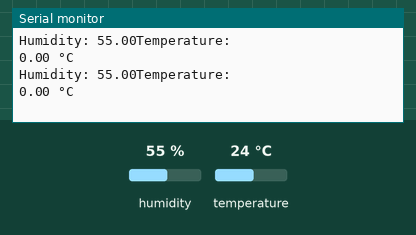
This sketch was run on a simulated Arduino Uno, built with avr-gcc and run on an emulated ATmega328P. On the bench: the last lines printed to the serial monitor. Inputs (shaded band) come from the test bench; at power-on: humidity 55 %, temperature 24 °C.

Above: at 2.8 s.
2.9 s: humidity set to 22 %
At 4.9 s:
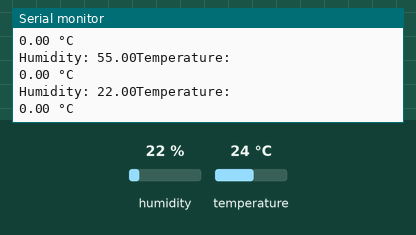
5.6 s: humidity set to 40 %
At 7.3 s:
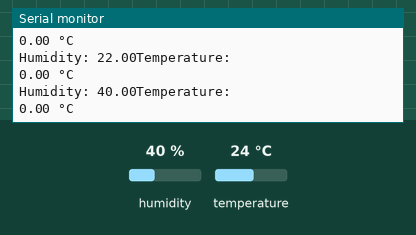
Timing chart, 0 to 8.8 s (numbered marks = the images above; inputs shaded):
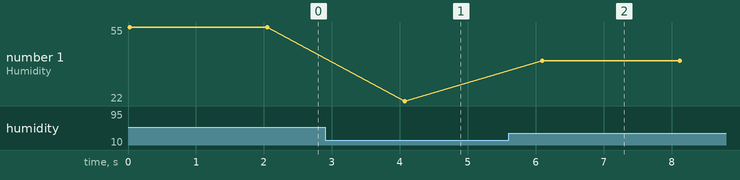

Measured:
- after the input at 2.9 s, the serial monitor: prints a new line after 1.2 s (image 1)
- after the input at 5.6 s, the serial monitor: prints a new line after 0.50 s (image 2)
- plotted number 1: 55 → 22 after the input at 2.9 s, 22 → 40 after the input at 5.6 s

The sketch:

dht.ino
```cpp
#include <DHT.h>

#define DHTPIN 7
#define DHTTYPE DHT11

DHT dht(DHTPIN, DHTTYPE);

void setup() {
  Serial.begin(9600);
  dht.begin();
}

void loop() {
  float h = dht.readHumidity();
  float t = dht.readTemperaturrre();

  if (isnan(h) || isnan(t)) {
    Serial.println("Failed to reaad from DHT sensor!");
    return;
  }

  Serial.print("Humidity: ");
  Serial.print(h);
  Serial.println("Temperature: ");
  Serial.print(t);
  Serial.println(" °C");

  delay(2000);
}
```
